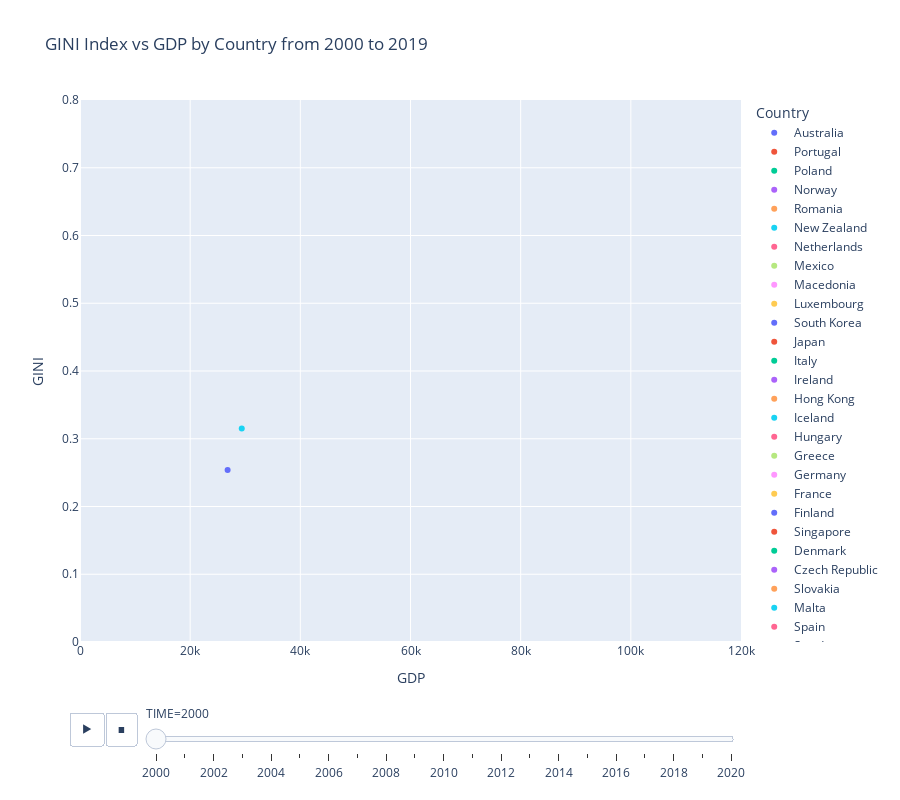

This figure's notebook cell:
### Code cell
px.scatter(plotdf, x="GDP", y="GINI", animation_frame="TIME", 
           title="GINI Index vs GDP by Country from 2000 to 2019",
           hover_name="Country", color="Country",
           height=800, range_x=[0,120000], range_y=[0,0.8])

### Figure 1 — Plotly figure (JSON) as saved in the notebook; plotly's stock layout.template omitted (floating-point values rounded to 4 significant figures)
{"data": [{"hovertemplate": "<b>%{hovertext}</b><br><br>Country=Australia<br>TIME=2000<br>GDP=%{x}<br>GINI=%{y}<extra></extra>", "hovertext": ["Australia"], "legendgroup": "Australia", "marker": {"color": "#636efa", "symbol": "circle"}, "mode": "markers", "name": "Australia", "orientation": "v", "showlegend": true, "type": "scatter", "x": [28250.0], "xaxis": "x", "y": [null], "yaxis": "y"}, {"hovertemplate": "<b>%{hovertext}</b><br><br>Country=Portugal<br>TIME=2000<br>GDP=%{x}<br>GINI=%{y}<extra></extra>", "hovertext": ["Portugal"], "legendgroup": "Portugal", "marker": {"color": "#EF553B", "symbol": "circle"}, "mode": "markers", "name": "Portugal", "orientation": "v", "showlegend": true, "type": "scatter", "x": [18880.0], "xaxis": "x", "y": [null], "yaxis": "y"}, {"hovertemplate": "<b>%{hovertext}</b><br><br>Country=Poland<br>TIME=2000<br>GDP=%{x}<br>GINI=%{y}<extra></extra>", "hovertext": ["Poland"], "legendgroup": "Poland", "marker": {"color": "#00cc96", "symbol": "circle"}, "mode": "markers", "name": "Poland", "orientation": "v", "showlegend": true, "type": "scatter", "x": [10680.0], "xaxis": "x", "y": [null], "yaxis": "y"}, {"hovertemplate": "<b>%{hovertext}</b><br><br>Country=Norway<br>TIME=2000<br>GDP=%{x}<br>GINI=%{y}<extra></extra>", "hovertext": ["Norway"], "legendgroup": "Norway", "marker": {"color": "#ab63fa", "symbol": "circle"}, "mode": "markers", "name": "Norway", "orientation": "v", "showlegend": true, "type": "scatter", "x": [36950.0], "xaxis": "x", "y": [null], "yaxis": "y"}, {"hovertemplate": "<b>%{hovertext}</b><br><br>Country=Romania<br>TIME=2000<br>GDP=%{x}<br>GINI=%{y}<extra></extra>", "hovertext": ["Romania"], "legendgroup": "Romania", "marker": {"color": "#FFA15A", "symbol": "circle"}, "mode": "markers", "name": "Romania", "orientation": "v", "showlegend": true, "type": "scatter", "x": [5853.0], "xaxis": "x", "y": [null], "yaxis": "y"}, {"hovertemplate": "<b>%{hovertext}</b><br><br>Country=New Zealand<br>TIME=2000<br>GDP=%{x}<br>GINI=%{y}<extra></extra>", "hovertext": ["New Zealand"], "legendgroup": "New Zealand", "marker": {"color": "#19d3f3", "symbol": "circle"}, "mode": "markers", "name": "New Zealand", "orientation": "v", "showlegend": true, "type": "scatter", "x": [21470.0], "xaxis": "x", "y": [null], "yaxis": "y"}, {"hovertemplate": "<b>%{hovertext}</b><br><br>Country=Netherlands<br>TIME=2000<br>GDP=%{x}<br>GINI=%{y}<extra></extra>", "hovertext": ["Netherlands"], "legendgroup": "Netherlands", "marker": {"color": "#FF6692", "symbol": "circle"}, "mode": "markers", "name": "Netherlands", "orientation": "v", "showlegend": true, "type": "scatter", "x": [31880.0], "xaxis": "x", "y": [null], "yaxis": "y"}, {"hovertemplate": "<b>%{hovertext}</b><br><br>Country=Mexico<br>TIME=2000<br>GDP=%{x}<br>GINI=%{y}<extra></extra>", "hovertext": ["Mexico"], "legendgroup": "Mexico", "marker": {"color": "#B6E880", "symbol": "circle"}, "mode": "markers", "name": "Mexico", "orientation": "v", "showlegend": true, "type": "scatter", "x": [10870.0], "xaxis": "x", "y": [null], "yaxis": "y"}, {"hovertemplate": "<b>%{hovertext}</b><br><br>Country=Macedonia<br>TIME=2000<br>GDP=%{x}<br>GINI=%{y}<extra></extra>", "hovertext": ["Macedonia"], "legendgroup": "Macedonia", "marker": {"color": "#FF97FF", "symbol": "circle"}, "mode": "markers", "name": "Macedonia", "orientation": "v", "showlegend": true, "type": "scatter", "x": [6155.0], "xaxis": "x", "y": [null], "yaxis": "y"}, {"hovertemplate": "<b>%{hovertext}</b><br><br>Country=Luxembourg<br>TIME=2000<br>GDP=%{x}<br>GINI=%{y}<extra></extra>", "hovertext": ["Luxembourg"], "legendgroup": "Luxembourg", "marker": {"color": "#FECB52", "symbol": "circle"}, "mode": "markers", "name": "Luxembourg", "orientation": "v", "showlegend": true, "type": "scatter", "x": [55280.0], "xaxis": "x", "y": [null], "yaxis": "y"}, {"hovertemplate": "<b>%{hovertext}</b><br><br>Country=South Korea<br>TIME=2000<br>GDP=%{x}<br>GINI=%{y}<extra></extra>", "hovertext": ["South Korea"], "legendgroup": "South Korea", "marker": {"color": "#636efa", "symbol": "circle"}, "mode": "markers", "name": "South Korea", "orientation": "v", "showlegend": true, "type": "scatter", "x": [18540.0], "xaxis": "x", "y": [null], "yaxis": "y"}, {"hovertemplate": "<b>%{hovertext}</b><br><br>Country=Japan<br>TIME=2000<br>GDP=%{x}<br>GINI=%{y}<extra></extra>", "hovertext": ["Japan"], "legendgroup": "Japan", "marker": {"color": "#EF553B", "symbol": "circle"}, "mode": "markers", "name": "Japan", "orientation": "v", "showlegend": true, "type": "scatter", "x": [26840.0], "xaxis": "x", "y": [null], "yaxis": "y"}, {"hovertemplate": "<b>%{hovertext}</b><br><br>Country=Italy<br>TIME=2000<br>GDP=%{x}<br>GINI=%{y}<extra></extra>", "hovertext": ["Italy"], "legendgroup": "Italy", "marker": {"color": "#00cc96", "symbol": "circle"}, "mode": "markers", "name": "Italy", "orientation": "v", "showlegend": true, "type": "scatter", "x": [27080.0], "xaxis": "x", "y": [null], "yaxis": "y"}, {"hovertemplate": "<b>%{hovertext}</b><br><br>Country=Ireland<br>TIME=2000<br>GDP=%{x}<br>GINI=%{y}<extra></extra>", "hovertext": ["Ireland"], "legendgroup": "Ireland", "marker": {"color": "#ab63fa", "symbol": "circle"}, "mode": "markers", "name": "Ireland", "orientation": "v", "showlegend": true, "type": "scatter", "x": [30200.0], "xaxis": "x", "y": [null], "yaxis": "y"}, {"hovertemplate": "<b>%{hovertext}</b><br><br>Country=Hong Kong<br>TIME=2000<br>GDP=%{x}<br>GINI=%{y}<extra></extra>", "hovertext": ["Hong Kong"], "legendgroup": "Hong Kong", "marker": {"color": "#FFA15A", "symbol": "circle"}, "mode": "markers", "name": "Hong Kong", "orientation": "v", "showlegend": true, "type": "scatter", "x": [28250.0], "xaxis": "x", "y": [null], "yaxis": "y"}, {"hovertemplate": "<b>%{hovertext}</b><br><br>Country=Iceland<br>TIME=2000<br>GDP=%{x}<br>GINI=%{y}<extra></extra>", "hovertext": ["Iceland"], "legendgroup": "Iceland", "marker": {"color": "#19d3f3", "symbol": "circle"}, "mode": "markers", "name": "Iceland", "orientation": "v", "showlegend": true, "type": "scatter", "x": [29790.0], "xaxis": "x", "y": [null], "yaxis": "y"}, {"hovertemplate": "<b>%{hovertext}</b><br><br>Country=Hungary<br>TIME=2000<br>GDP=%{x}<br>GINI=%{y}<extra></extra>", "hovertext": ["Hungary"], "legendgroup": "Hungary", "marker": {"color": "#FF6692", "symbol": "circle"}, "mode": "markers", "name": "Hungary", "orientation": "v", "showlegend": true, "type": "scatter", "x": [11860.0], "xaxis": "x", "y": [null], "yaxis": "y"}, {"hovertemplate": "<b>%{hovertext}</b><br><br>Country=Greece<br>TIME=2000<br>GDP=%{x}<br>GINI=%{y}<extra></extra>", "hovertext": ["Greece"], "legendgroup": "Greece", "marker": {"color": "#B6E880", "symbol": "circle"}, "mode": "markers", "name": "Greece", "orientation": "v", "showlegend": true, "type": "scatter", "x": [19520.0], "xaxis": "x", "y": [null], "yaxis": "y"}, {"hovertemplate": "<b>%{hovertext}</b><br><br>Country=Germany<br>TIME=2000<br>GDP=%{x}<br>GINI=%{y}<extra></extra>", "hovertext": ["Germany"], "legendgroup": "Germany", "marker": {"color": "#FF97FF", "symbol": "circle"}, "mode": "markers", "name": "Germany", "orientation": "v", "showlegend": true, "type": "scatter", "x": [27460.0], "xaxis": "x", "y": [null], "yaxis": "y"}, {"hovertemplate": "<b>%{hovertext}</b><br><br>Country=France<br>TIME=2000<br>GDP=%{x}<br>GINI=%{y}<extra></extra>", "hovertext": ["France"], "legendgroup": "France", "marker": {"color": "#FECB52", "symbol": "circle"}, "mode": "markers", "name": "France", "orientation": "v", "showlegend": true, "type": "scatter", "x": [26110.0], "xaxis": "x", "y": [null], "yaxis": "y"}, {"hovertemplate": "<b>%{hovertext}</b><br><br>Country=Finland<br>TIME=2000<br>GDP=%{x}<br>GINI=%{y}<extra></extra>", "hovertext": ["Finland"], "legendgroup": "Finland", "marker": {"color": "#636efa", "symbol": "circle"}, "mode": "markers", "name": "Finland", "orientation": "v", "showlegend": true, "type": "scatter", "x": [26800.0], "xaxis": "x", "y": [0.254], "yaxis": "y"}, {"hovertemplate": "<b>%{hovertext}</b><br><br>Country=Singapore<br>TIME=2000<br>GDP=%{x}<br>GINI=%{y}<extra></extra>", "hovertext": ["Singapore"], "legendgroup": "Singapore", "marker": {"color": "#EF553B", "symbol": "circle"}, "mode": "markers", "name": "Singapore", "orientation": "v", "showlegend": true, "type": "scatter", "x": [43860.0], "xaxis": "x", "y": [null], "yaxis": "y"}, {"hovertemplate": "<b>%{hovertext}</b><br><br>Country=Denmark<br>TIME=2000<br>GDP=%{x}<br>GINI=%{y}<extra></extra>", "hovertext": ["Denmark"], "legendgroup": "Denmark", "marker": {"color": "#00cc96", "symbol": "circle"}, "mode": "markers", "name": "Denmark", "orientation": "v", "showlegend": true, "type": "scatter", "x": [28680.0], "xaxis": "x", "y": [null], "yaxis": "y"}, {"hovertemplate": "<b>%{hovertext}</b><br><br>Country=Czech Republic<br>TIME=2000<br>GDP=%{x}<br>GINI=%{y}<extra></extra>", "hovertext": ["Czech Republic"], "legendgroup": "Czech Republic", "marker": {"color": "#ab63fa", "symbol": "circle"}, "mode": "markers", "name": "Czech Republic", "orientation": "v", "showlegend": true, "type": "scatter", "x": [16210.0], "xaxis": "x", "y": [null], "yaxis": "y"}, {"hovertemplate": "<b>%{hovertext}</b><br><br>Country=Slovakia<br>TIME=2000<br>GDP=%{x}<br>GINI=%{y}<extra></extra>", "hovertext": ["Slovakia"], "legendgroup": "Slovakia", "marker": {"color": "#FFA15A", "symbol": "circle"}, "mode": "markers", "name": "Slovakia", "orientation": "v", "showlegend": true, "type": "scatter", "x": [11360.0], "xaxis": "x", "y": [null], "yaxis": "y"}, {"hovertemplate": "<b>%{hovertext}</b><br><br>Country=Malta<br>TIME=2000<br>GDP=%{x}<br>GINI=%{y}<extra></extra>", "hovertext": ["Malta"], "legendgroup": "Malta", "marker": {"color": "#19d3f3", "symbol": "circle"}, "mode": "markers", "name": "Malta", "orientation": "v", "showlegend": true, "type": "scatter", "x": [18370.0], "xaxis": "x", "y": [null], "yaxis": "y"}, {"hovertemplate": "<b>%{hovertext}</b><br><br>Country=Spain<br>TIME=2000<br>GDP=%{x}<br>GINI=%{y}<extra></extra>", "hovertext": ["Spain"], "legendgroup": "Spain", "marker": {"color": "#FF6692", "symbol": "circle"}, "mode": "markers", "name": "Spain", "orientation": "v", "showlegend": true, "type": "scatter", "x": [21600.0], "xaxis": "x", "y": [null], "yaxis": "y"}, {"hovertemplate": "<b>%{hovertext}</b><br><br>Country=Sweden<br>TIME=2000<br>GDP=%{x}<br>GINI=%{y}<extra></extra>", "hovertext": ["Sweden"], "legendgroup": "Sweden", "marker": {"color": "#B6E880", "symbol": "circle"}, "mode": "markers", "name": "Sweden", "orientation": "v", "showlegend": true, "type": "scatter", "x": [29630.0], "xaxis": "x", "y": [null], "yaxis": "y"}, {"hovertemplate": "<b>%{hovertext}</b><br><br>Country=Lithuania<br>TIME=2000<br>GDP=%{x}<br>GINI=%{y}<extra></extra>", "hovertext": ["Lithuania"], "legendgroup": "Lithuania", "marker": {"color": "#FF97FF", "symbol": "circle"}, "mode": "markers", "name": "Lithuania", "orientation": "v", "showlegend": true, "type": "scatter", "x": [8450.0], "xaxis": "x", "y": [null], "yaxis": "y"}, {"hovertemplate": "<b>%{hovertext}</b><br><br>Country=Brazil<br>TIME=2000<br>GDP=%{x}<br>GINI=%{y}<extra></extra>", "hovertext": ["Brazil"], "legendgroup": "Brazil", "marker": {"color": "#FECB52", "symbol": "circle"}, "mode": "markers", "name": "Brazil", "orientation": "v", "showlegend": true, "type": "scatter", "x": [9114.0], "xaxis": "x", "y": [null], "yaxis": "y"}, {"hovertemplate": "<b>%{hovertext}</b><br><br>Country=Latvia<br>TIME=2000<br>GDP=%{x}<br>GINI=%{y}<extra></extra>", "hovertext": ["Latvia"], "legendgroup": "Latvia", "marker": {"color": "#636efa", "symbol": "circle"}, "mode": "markers", "name": "Latvia", "orientation": "v", "showlegend": true, "type": "scatter", "x": [8033.0], "xaxis": "x", "y": [null], "yaxis": "y"}, {"hovertemplate": "<b>%{hovertext}</b><br><br>Country=South Africa<br>TIME=2000<br>GDP=%{x}<br>GINI=%{y}<extra></extra>", "hovertext": ["South Africa"], "legendgroup": "South Africa", "marker": {"color": "#EF553B", "symbol": "circle"}, "mode": "markers", "name": "South Africa", "orientation": "v", "showlegend": true, "type": "scatter", "x": [7865.0], "xaxis": "x", "y": [null], "yaxis": "y"}, {"hovertemplate": "<b>%{hovertext}</b><br><br>Country=Slovenia<br>TIME=2000<br>GDP=%{x}<br>GINI=%{y}<extra></extra>", "hovertext": ["Slovenia"], "legendgroup": "Slovenia", "marker": {"color": "#00cc96", "symbol": "circle"}, "mode": "markers", "name": "Slovenia", "orientation": "v", "showlegend": true, "type": "scatter", "x": [18000.0], "xaxis": "x", "y": [null], "yaxis": "y"}, {"hovertemplate": "<b>%{hovertext}</b><br><br>Country=Russia<br>TIME=2000<br>GDP=%{x}<br>GINI=%{y}<extra></extra>", "hovertext": ["Russia"], "legendgroup": "Russia", "marker": {"color": "#ab63fa", "symbol": "circle"}, "mode": "markers", "name": "Russia", "orientation": "v", "showlegend": true, "type": "scatter", "x": [7323.0], "xaxis": "x", "y": [null], "yaxis": "y"}, {"hovertemplate": "<b>%{hovertext}</b><br><br>Country=Costa Rica<br>TIME=2000<br>GDP=%{x}<br>GINI=%{y}<extra></extra>", "hovertext": ["Costa Rica"], "legendgroup": "Costa Rica", "marker": {"color": "#FFA15A", "symbol": "circle"}, "mode": "markers", "name": "Costa Rica", "orientation": "v", "showlegend": true, "type": "scatter", "x": [8291.0], "xaxis": "x", "y": [null], "yaxis": "y"}, {"hovertemplate": "<b>%{hovertext}</b><br><br>Country=Canada<br>TIME=2000<br>GDP=%{x}<br>GINI=%{y}<extra></extra>", "hovertext": ["Canada"], "legendgroup": "Canada", "marker": {"color": "#19d3f3", "symbol": "circle"}, "mode": "markers", "name": "Canada", "orientation": "v", "showlegend": true, "type": "scatter", "x": [29360.0], "xaxis": "x", "y": [0.315], "yaxis": "y"}, {"hovertemplate": "<b>%{hovertext}</b><br><br>Country=Israel<br>TIME=2000<br>GDP=%{x}<br>GINI=%{y}<extra></extra>", "hovertext": ["Israel"], "legendgroup": "Israel", "marker": {"color": "#FF6692", "symbol": "circle"}, "mode": "markers", "name": "Israel", "orientation": "v", "showlegend": true, "type": "scatter", "x": [24940.0], "xaxis": "x", "y": [null], "yaxis": "y"}, {"hovertemplate": "<b>%{hovertext}</b><br><br>Country=Estonia<br>TIME=2000<br>GDP=%{x}<br>GINI=%{y}<extra></extra>", "hovertext": ["Estonia"], "legendgroup": "Estonia", "marker": {"color": "#B6E880", "symbol": "circle"}, "mode": "markers", "name": "Estonia", "orientation": "v", "showlegend": true, "type": "scatter", "x": [9409.0], "xaxis": "x", "y": [null], "yaxis": "y"}, {"hovertemplate": "<b>%{hovertext}</b><br><br>Country=Bulgaria<br>TIME=2000<br>GDP=%{x}<br>GINI=%{y}<extra></extra>", "hovertext": ["Bulgaria"], "legendgroup": "Bulgaria", "marker": {"color": "#FF97FF", "symbol": "circle"}, "mode": "markers", "name": "Bulgaria", "orientation": "v", "showlegend": true, "type": "scatter", "x": [6425.0], "xaxis": "x", "y": [null], "yaxis": "y"}, {"hovertemplate": "<b>%{hovertext}</b><br><br>Country=Colombia<br>TIME=2000<br>GDP=%{x}<br>GINI=%{y}<extra></extra>", "hovertext": ["Colombia"], "legendgroup": "Colombia", "marker": {"color": "#FECB52", "symbol": "circle"}, "mode": "markers", "name": "Colombia", "orientation": "v", "showlegend": true, "type": "scatter", "x": [6709.0], "xaxis": "x", "y": [null], "yaxis": "y"}, {"hovertemplate": "<b>%{hovertext}</b><br><br>Country=China<br>TIME=2000<br>GDP=%{x}<br>GINI=%{y}<extra></extra>", "hovertext": ["China"], "legendgroup": "China", "marker": {"color": "#636efa", "symbol": "circle"}, "mode": "markers", "name": "China", "orientation": "v", "showlegend": true, "type": "scatter", "x": [2910.0], "xaxis": "x", "y": [null], "yaxis": "y"}, {"hovertemplate": "<b>%{hovertext}</b><br><br>Country=Chile<br>TIME=2000<br>GDP=%{x}<br>GINI=%{y}<extra></extra>", "hovertext": ["Chile"], "legendgroup": "Chile", "marker": {"color": "#EF553B", "symbol": "circle"}, "mode": "markers", "name": "Chile", "orientation": "v", "showlegend": true, "type": "scatter", "x": [9519.0], "xaxis": "x", "y": [null], "yaxis": "y"}, {"hovertemplate": "<b>%{hovertext}</b><br><br>Country=Croatia<br>TIME=2000<br>GDP=%{x}<br>GINI=%{y}<extra></extra>", "hovertext": ["Croatia"], "legendgroup": "Croatia", "marker": {"color": "#00cc96", "symbol": "circle"}, "mode": "markers", "name": "Croatia", "orientation": "v", "showlegend": true, "type": "scatter", "x": [11010.0], "xaxis": "x", "y": [null], "yaxis": "y"}, {"hovertemplate": "<b>%{hovertext}</b><br><br>Country=United States<br>TIME=2000<br>GDP=%{x}<br>GINI=%{y}<extra></extra>", "hovertext": ["United States"], "legendgroup": "United States", "marker": {"color": "#ab63fa", "symbol": "circle"}, "mode": "markers", "name": "United States", "orientation": "v", "showlegend": true, "type": "scatter", "x": [36300.0], "xaxis": "x", "y": [null], "yaxis": "y"}, {"hovertemplate": "<b>%{hovertext}</b><br><br>Country=United Kingdom<br>TIME=2000<br>GDP=%{x}<br>GINI=%{y}<extra></extra>", "hovertext": ["United Kingdom"], "legendgroup": "United Kingdom", "marker": {"color": "#FFA15A", "symbol": "circle"}, "mode": "markers", "name": "United Kingdom", "orientation": "v", "showlegend": true, "type": "scatter", "x": [26420.0], "xaxis": "x", "y": [null], "yaxis": "y"}, {"hovertemplate": "<b>%{hovertext}</b><br><br>Country=Turkey<br>TIME=2000<br>GDP=%{x}<br>GINI=%{y}<extra></extra>", "hovertext": ["Turkey"], "legendgroup": "Turkey", "marker": {"color": "#19d3f3", "symbol": "circle"}, "mode": "markers", "name": "Turkey", "orientation": "v", "showlegend": true, "type": "scatter", "x": [9479.0], "xaxis": "x", "y": [null], "yaxis": "y"}, {"hovertemplate": "<b>%{hovertext}</b><br><br>Country=Switzerland<br>TIME=2000<br>GDP=%{x}<br>GINI=%{y}<extra></extra>", "hovertext": ["Switzerland"], "legendgroup": "Switzerland", "marker": {"color": "#FF6692", "symbol": "circle"}, "mode": "markers", "name": "Switzerland", "orientation": "v", "showlegend": true, "type": "scatter", "x": [36440.0], "xaxis": "x", "y": [null], "yaxis": "y"}, {"hovertemplate": "<b>%{hovertext}</b><br><br>Country=Cyprus<br>TIME=2000<br>GDP=%{x}<br>GINI=%{y}<extra></extra>", "hovertext": ["Cyprus"], "legendgroup": "Cyprus", "marker": {"color": "#B6E880", "symbol": "circle"}, "mode": "markers", "name": "Cyprus", "orientation": "v", "showlegend": true, "type": "scatter", "x": [21300.0], "xaxis": "x", "y": [null], "yaxis": "y"}, {"hovertemplate": "<b>%{hovertext}</b><br><br>Country=Indonesia<br>TIME=2000<br>GDP=%{x}<br>GINI=%{y}<extra></extra>", "hovertext": ["Indonesia"], "legendgroup": "Indonesia", "marker": {"color": "#FF97FF", "symbol": "circle"}, "mode": "markers", "name": "Indonesia", "orientation": "v", "showlegend": true, "type": "scatter", "x": [5352.0], "xaxis": "x", "y": [null], "yaxis": "y"}, {"hovertemplate": "<b>%{hovertext}</b><br><br>Country=Saudi Arabia<br>TIME=2000<br>GDP=%{x}<br>GINI=%{y}<extra></extra>", "hovertext": ["Saudi Arabia"], "legendgroup": "Saudi Arabia", "marker": {"color": "#FECB52", "symbol": "circle"}, "mode": "markers", "name": "Saudi Arabia", "orientation": "v", "showlegend": true, "type": "scatter", "x": [39690.0], "xaxis": "x", "y": [null], "yaxis": "y"}, {"hovertemplate": "<b>%{hovertext}</b><br><br>Country=Austria<br>TIME=2000<br>GDP=%{x}<br>GINI=%{y}<extra></extra>", "hovertext": ["Austria"], "legendgroup": "Austria", "marker": {"color": "#636efa", "symbol": "circle"}, "mode": "markers", "name": "Austria", "orientation": "v", "showlegend": true, "type": "scatter", "x": [29390.0], "xaxis": "x", "y": [null], "yaxis": "y"}, {"hovertemplate": "<b>%{hovertext}</b><br><br>Country=Belgium<br>TIME=2000<br>GDP=%{x}<br>GINI=%{y}<extra></extra>", "hovertext": ["Belgium"], "legendgroup": "Belgium", "marker": {"color": "#EF553B", "symbol": "circle"}, "mode": "markers", "name": "Belgium", "orientation": "v", "showlegend": true, "type": "scatter", "x": [27800.0], "xaxis": "x", "y": [null], "yaxis": "y"}], "layout": {"height": 800, "legend": {"title": {"text": "Country"}, "tracegroupgap": 0}, "sliders": [{"active": 0, "currentvalue": {"prefix": "TIME="}, "len": 0.9, "pad": {"b": 10, "t": 60}, "steps": [{"args": [["2000"], {"frame": {"duration": 0, "redraw": false}, "fromcurrent": true, "mode": "immediate", "transition": {"duration": 0, "easing": "linear"}}], "label": "2000", "method": "animate"}, {"args": [["2001"], {"frame": {"duration": 0, "redraw": false}, "fromcurrent": true, "mode": "immediate", "transition": {"duration": 0, "easing": "linear"}}], "label": "2001", "method": "animate"}, {"args": [["2002"], {"frame": {"duration": 0, "redraw": false}, "fromcurrent": true, "mode": "immediate", "transition": {"duration": 0, "easing": "linear"}}], "label": "2002", "method": "animate"}, {"args": [["2003"], {"frame": {"duration": 0, "redraw": false}, "fromcurrent": true, "mode": "immediate", "transition": {"duration": 0, "easing": "linear"}}], "label": "2003", "method": "animate"}, {"args": [["2004"], {"frame": {"duration": 0, "redraw": false}, "fromcurrent": true, "mode": "immediate", "transition": {"duration": 0, "easing": "linear"}}], "label": "2004", "method": "animate"}, {"args": [["2005"], {"frame": {"duration": 0, "redraw": false}, "fromcurrent": true, "mode": "immediate", "transition": {"duration": 0, "easing": "linear"}}], "label": "2005", "method": "animate"}, {"args": [["2006"], {"frame": {"duration": 0, "redraw": false}, "fromcurrent": true, "mode": "immediate", "transition": {"duration": 0, "easing": "linear"}}], "label": "2006", "method": "animate"}, {"args": [["2007"], {"frame": {"duration": 0, "redraw": false}, "fromcurrent": true, "mode": "immediate", "transition": {"duration": 0, "easing": "linear"}}], "label": "2007", "method": "animate"}, {"args": [["2008"], {"frame": {"duration": 0, "redraw": false}, "fromcurrent": true, "mode": "immediate", "transition": {"duration": 0, "easing": "linear"}}], "label": "2008", "method": "animate"}, {"args": [["2009"], {"frame": {"duration": 0, "redraw": false}, "fromcurrent": true, "mode": "immediate", "transition": {"duration": 0, "easing": "linear"}}], "label": "2009", "method": "animate"}, {"args": [["2010"], {"frame": {"duration": 0, "redraw": false}, "fromcurrent": true, "mode": "immediate", "transition": {"duration": 0, "easing": "linear"}}], "label": "2010", "method": "animate"}, {"args": [["2011"], {"frame": {"duration": 0, "redraw": false}, "fromcurrent": true, "mode": "immediate", "transition": {"duration": 0, "easing": "linear"}}], "label": "2011", "method": "animate"}, {"args": [["2012"], {"frame": {"duration": 0, "redraw": false}, "fromcurrent": true, "mode": "immediate", "transition": {"duration": 0, "easing": "linear"}}], "label": "2012", "method": "animate"}, {"args": [["2013"], {"frame": {"duration": 0, "redraw": false}, "fromcurrent": true, "mode": "immediate", "transition": {"duration": 0, "easing": "linear"}}], "label": "2013", "method": "animate"}, {"args": [["2014"], {"frame": {"duration": 0, "redraw": false}, "fromcurrent": true, "mode": "immediate", "transition": {"duration": 0, "easing": "linear"}}], "label": "2014", "method": "animate"}, {"args": [["2015"], {"frame": {"duration": 0, "redraw": false}, "fromcurrent": true, "mode": "immediate", "transition": {"duration": 0, "easing": "linear"}}], "label": "2015", "method": "animate"}, {"args": [["2016"], {"frame": {"duration": 0, "redraw": false}, "fromcurrent": true, "mode": "immediate", "transition": {"duration": 0, "easing": "linear"}}], "label": "2016", "method": "animate"}, {"args": [["2017"], {"frame": {"duration": 0, "redraw": false}, "fromcurrent": true, "mode": "immediate", "transition": {"duration": 0, "easing": "linear"}}], "label": "2017", "method": "animate"}, {"args": [["2018"], {"frame": {"duration": 0, "redraw": false}, "fromcurrent": true, "mode": "immediate", "transition": {"duration": 0, "easing": "linear"}}], "label": "2018", "method": "animate"}, {"args": [["2019"], {"frame": {"duration": 0, "redraw": false}, "fromcurrent": true, "mode": "immediate", "transition": {"duration": 0, "easing": "linear"}}], "label": "2019", "method": "animate"}, {"args": [["2020"], {"frame": {"duration": 0, "redraw": false}, "fromcurrent": true, "mode": "immediate", "transition": {"duration": 0, "easing": "linear"}}], "label": "2020", "method": "animate"}], "x": 0.1, "xanchor": "left", "y": 0, "yanchor": "top"}], "title": {"text": "GINI Index vs GDP by Country from 2000 to 2019"}, "updatemenus": [{"buttons": [{"args": [null, {"frame": {"duration": 500, "redraw": false}, "fromcurrent": true, "mode": "immediate", "transition": {"duration": 500, "easing": "linear"}}], "label": "&#9654;", "method": "animate"}, {"args": [[null], {"frame": {"duration": 0, "redraw": false}, "fromcurrent": true, "mode": "immediate", "transition": {"duration": 0, "easing": "linear"}}], "label": "&#9724;", "method": "animate"}], "direction": "left", "pad": {"r": 10, "t": 70}, "showactive": false, "type": "buttons", "x": 0.1, "xanchor": "right", "y": 0, "yanchor": "top"}], "xaxis": {"anchor": "y", "domain": [0, 1], "range": [0, 120000], "title": {"text": "GDP"}}, "yaxis": {"anchor": "x", "domain": [0, 1], "range": [0, 0.8], "title": {"text": "GINI"}}}}
